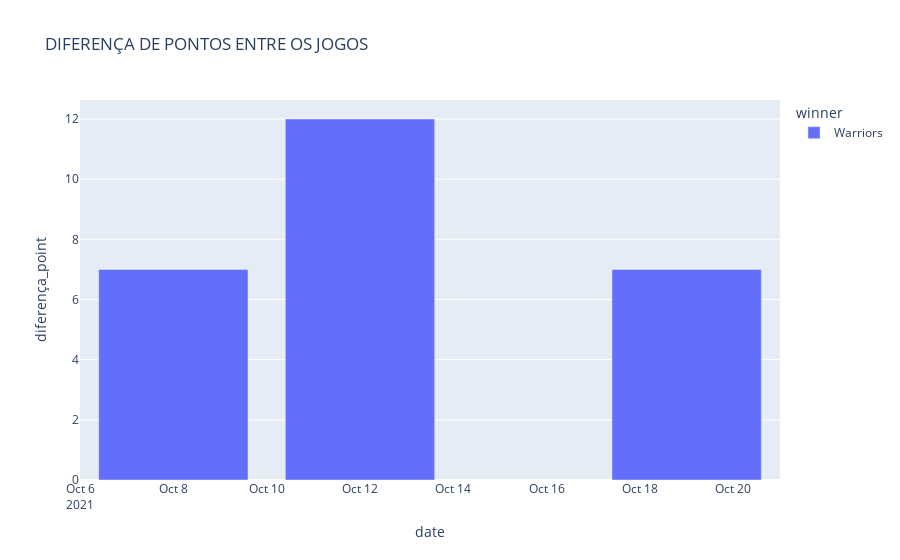

Notebook cell for this chart:
### Code cell
fig_match = px.bar(disputa, x='date', y='diferença_point', color='winner', title='DIFERENÇA DE PONTOS ENTRE OS JOGOS')
fig_match.show()

### Figure 1 — Plotly figure (JSON) as saved in the notebook; plotly's stock layout.template omitted (floating-point values rounded to 4 significant figures)
{"data": [{"alignmentgroup": "True", "hovertemplate": "winner=Warriors<br>date=%{x}<br>diferença_point=%{y}<extra></extra>", "legendgroup": "Warriors", "marker": {"color": "#636efa", "pattern": {"shape": ""}}, "name": "Warriors", "offsetgroup": "Warriors", "orientation": "v", "showlegend": true, "textposition": "auto", "type": "bar", "x": ["2021-10-08T00:00:00", "2021-10-12T00:00:00", "2021-10-19T00:00:00"], "xaxis": "x", "y": [7, 12, 7], "yaxis": "y"}], "layout": {"barmode": "relative", "legend": {"title": {"text": "winner"}, "tracegroupgap": 0}, "title": {"text": "DIFERENÇA DE PONTOS ENTRE OS JOGOS"}, "xaxis": {"anchor": "y", "domain": [0, 1], "title": {"text": "date"}}, "yaxis": {"anchor": "x", "domain": [0, 1], "title": {"text": "diferença_point"}}}}
